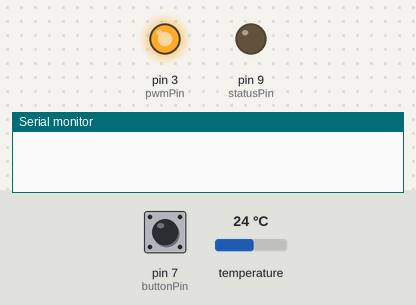
Recording of a sketch running on a simulated Arduino Uno, built with avr-gcc and run on an emulated ATmega328P. On the bench: output pins drawn as LEDs (lit = HIGH), the last lines printed to the serial monitor. Inputs (shaded band) come from the test bench; at power-on: temperature 24 °C, pin 7 (buttonPin) HIGH.

Above: at 1.2 s.
1.3 s: temperature set to 26.3 °C
11.5 s: temperature set to 27.6 °C
At 20.6 s:
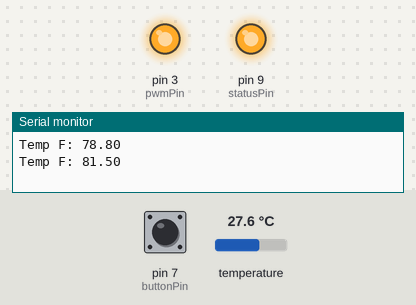
23.3 s: temperature set to 26.1 °C
At 30.7 s:
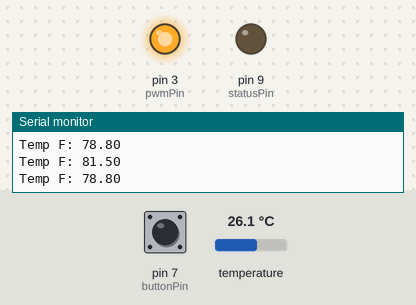
31.7 s: temperature set to 28 °C
At 40.7 s:
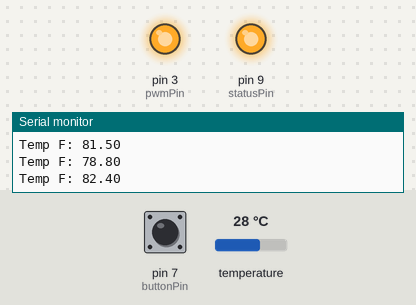
Timing chart, 0 to 42.2 s (numbered marks = the images above; inputs shaded):
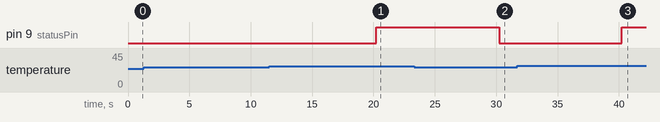

Measured:
- the behaviour switches between 26.9 and 27 °C on temperature (found by bisection; images 0 and 1)
- the behaviour switches between 26.5 and 26.4 °C on temperature (found by bisection; images 1 and 2)
- after the input at 11.5 s, pin 9 (statusPin): LOW → HIGH after 8.7 s
- after the input at 23.3 s, pin 9 (statusPin): HIGH → LOW after 6.9 s
- after the input at 31.7 s, pin 9 (statusPin): LOW → HIGH after 8.5 s

The sketch:

Mozart.ino
```cpp
/* tg_mozart uses an Arduino Uno with IR leds and a One Wire interface
*  It's an AC controller via IR. Measures Temp with One Wire
*  DS1820.
*
*  The Arduino IR Library assumes the LED transmitter is hooked to PWM pin 3
*  This version does not have wireles verification
****************************************************/

#include <IRremote.h>
#include <OneWire.h>
#include <avr/wdt.h>

OneWire  ds(5);               // One Wire on pin 5
#define ledPin 8              // heartbeat LED
#define TARGET_TEMP 80        // temperature setpoint
int buttonPin = 7;            // pushbutton connected to digital #3
int pwmPin = 3;
int statusPin = 9;            // AC status led (indicates AC on or off)
uint8_t AC_status;
IRsend irsend;                // IR library send object


uint8_t roomTemp[] = { 0x28, 0xE3, 0xAB, 0x96, 0x01, 0x00, 0x00, 0x6E };
boolean ping;
float roomTempF;
uint8_t verification;
uint8_t data[8];

// Storage for the IR code
int codeType = -1; // The type of code
unsigned long codeValue; // The code value if not raw
// unsigned int rawCodes[RAWBUF]; // The durations if raw
unsigned int rawCodes[RAWBUF] = {4700, 4200, 800, 1400, 800, 300, 800, 350, 750, 350, 750, 350, 800, 300, 750, 350, 800, 350, 750, 350, 750, 1500, 700, 350, 800, 350, 700, 1500, 750, 1500, 700, 1500, 750, 1450, 750, 1500, 700, 1500, 750, 350, 750, 400, 700};
int codeLen = 43; // The length of the code

long  previousMillis;


void setup() {

        Serial.begin(57600);
        pinMode(buttonPin, INPUT);        // set the pushbutton pin to input
        digitalWrite(buttonPin, HIGH);    // pullup on
        pinMode(pwmPin, OUTPUT);          // IR led
        digitalWrite(pwmPin, HIGH);       // idle the LED's
        pinMode(statusPin, OUTPUT);       // AC status pin led
        digitalWrite(statusPin, LOW);       // AC initially off
        wdt_enable(WDTO_4S);              // watchdog set to 4 seconds
        roomTempF = 75;                   // initialize temp to turn off value
        AC_status = 0;
        ping = 0;                         // init the temperature reading control

        // Serial.println("Setup done");

}


void loop() {
        static boolean led_state;
        uint8_t i;
          wdt_reset();
         unsigned long currentMillis = millis();
         //************************************
        // Periodically read the sensors
        if (currentMillis - previousMillis > 5000)
        {
          previousMillis = currentMillis;
          // read the sensors
         // Serial.println("Sensor read");
          wdt_reset();
          digitalWrite(ledPin, led_state = !led_state);  //blink the heartbeat LED
           wdt_reset();
          if (!ping)
            {
             ds.reset();
             ds.select(roomTemp);
             ds.write(0x44,1);         // start conversion, with parasite power on at the end
            }
          else
            {
            roomTempF =  get_temperature();
            Serial.print("Temp F: ");
            Serial.println(roomTempF);
            }
          ping = !ping;
          wdt_reset();
        }

       // activate the AC control IR LED's if we're over the target temperature
       // set the AC_status to on
       if ((roomTempF > (TARGET_TEMP+0.5)) && (AC_status == 0))
           {
             toggle_AC();
             AC_status = 1;
           }

       // deactivate the AC control by sending the IR codes, set the AC_status variable to off
         if ((roomTempF < (TARGET_TEMP - 0.5)) && (AC_status == 1))
           {
             toggle_AC();
             AC_status = 0;

           }

       // Set the status LED to indicate AC on or off
         if (AC_status)
             digitalWrite(statusPin, HIGH);
         else
             digitalWrite(statusPin, LOW);

       if (! digitalRead(buttonPin)) {
           // pushbutton pressed

            Serial.println("Sending IR signal");
             irsend.sendRaw(rawCodes, codeLen, 38);
             wdt_reset();
             delay(5);
             irsend.sendRaw(rawCodes, codeLen, 38);
             wdt_reset();
             delay(5);
             irsend.sendRaw(rawCodes, codeLen, 38);
             wdt_reset();
             digitalWrite(pwmPin, HIGH);    // important!!!!!  This idles the LED's
             delay(3*1000);  // wait 3 seconds (* 1000 milliseconds)
             wdt_reset();
             //Serial.println("Resume looop");
              pinMode(buttonPin, INPUT);      // set the pushbutton pin to input
             digitalWrite(buttonPin, HIGH);  // pullup on


     }

}


float get_temperature()
{
   uint8_t i, type_s;
   float celsius, fahrenheit, half;
   uint8_t present;

    present = ds.reset();
            ds.select(roomTemp);
            ds.write(0xBE);         // Read Scratchpad

           // Serial.println(present,HEX);
           // Serial.print(" ");
            for ( i = 0; i < 9; i++) {           // we need 9 bytes
                 data[i] = ds.read();
              //   Serial.print(data[i], HEX);
              //   Serial.print(" ");
                  }

 // convert the data to actual temperature
  type_s = 0;
  unsigned int raw = (data[1] << 8) | data[0];
  if (raw & 0x0008)
      half = 0.5;
  else half = 0;
  celsius = (float)(raw >> 4) + half;
  fahrenheit = celsius * 1.8 + 32.0;
 // Serial.print("  Temperature = ");
 // Serial.print(celsius);
 // Serial.print(" Celsius, ");
 // Serial.print(fahrenheit);
 // Serial.println(" Fahrenheit");

  return fahrenheit;
}

// Toggle the AC on or off
void toggle_AC(void)
{
             irsend.sendRaw(rawCodes, codeLen, 38);
             wdt_reset();
             delay(5);
             irsend.sendRaw(rawCodes, codeLen, 38);
             wdt_reset();
             delay(5);
             irsend.sendRaw(rawCodes, codeLen, 38);
             wdt_reset();
             delay(5);
             digitalWrite(pwmPin, HIGH);    // important!!!!!  This idles the LED's
}

// send a request to the current sensor for power status
uint8_t get_status(void)
{
  uint8_t retval;
  Serial.println("?8");
  delay(500);     // allow time for status return

  return retval;
}
```
